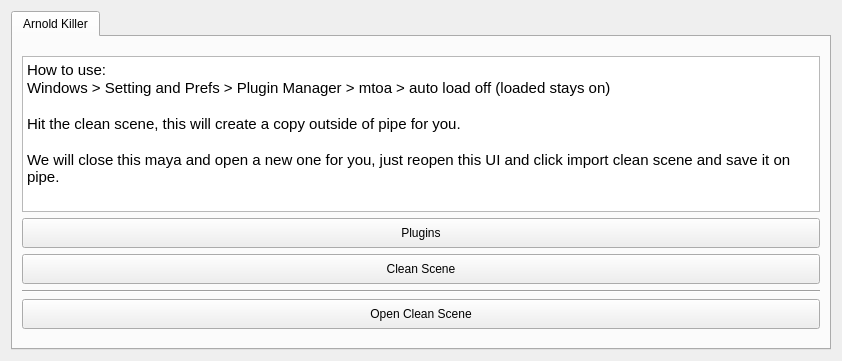
<?xml version="1.0" encoding="UTF-8"?>
<ui version="4.0">
 <class>Form</class>
 <widget class="QWidget" name="Form">
  <property name="geometry">
   <rect>
    <x>0</x>
    <y>0</y>
    <width>842</width>
    <height>361</height>
   </rect>
  </property>
  <property name="windowTitle">
   <string>Form</string>
  </property>
  <layout class="QGridLayout" name="gridLayout">
   <item row="0" column="1">
    <widget class="QTabWidget" name="tabWidget">
     <property name="currentIndex">
      <number>0</number>
     </property>
     <widget class="QWidget" name="tab">
      <attribute name="title">
       <string>Arnold Killer</string>
      </attribute>
      <layout class="QGridLayout" name="gridLayout_2">
       <item row="0" column="0">
        <layout class="QVBoxLayout" name="verticalLayout_2">
         <property name="topMargin">
          <number>10</number>
         </property>
         <property name="bottomMargin">
          <number>10</number>
         </property>
         <item>
          <widget class="QTextEdit" name="textEdit">
           <property name="html">
            <string>&lt;!DOCTYPE HTML PUBLIC &quot;-//W3C//DTD HTML 4.0//EN&quot; &quot;http://www.w3.org/TR/REC-html40/strict.dtd&quot;&gt;
&lt;html&gt;&lt;head&gt;&lt;meta name=&quot;qrichtext&quot; content=&quot;1&quot; /&gt;&lt;style type=&quot;text/css&quot;&gt;
p, li { white-space: pre-wrap; }
&lt;/style&gt;&lt;/head&gt;&lt;body style=&quot; font-family:'Cantarell'; font-size:11pt; font-weight:400; font-style:normal;&quot;&gt;
&lt;p style=&quot; margin-top:0px; margin-bottom:0px; margin-left:0px; margin-right:0px; -qt-block-indent:0; text-indent:0px;&quot;&gt;How to use:&lt;/p&gt;
&lt;p style=&quot; margin-top:0px; margin-bottom:0px; margin-left:0px; margin-right:0px; -qt-block-indent:0; text-indent:0px;&quot;&gt;Windows &amp;gt; Setting and Prefs &amp;gt; Plugin Manager &amp;gt; mtoa &amp;gt; auto load off (loaded stays on)&lt;/p&gt;
&lt;p style=&quot;-qt-paragraph-type:empty; margin-top:0px; margin-bottom:0px; margin-left:0px; margin-right:0px; -qt-block-indent:0; text-indent:0px;&quot;&gt;&lt;br /&gt;&lt;/p&gt;
&lt;p style=&quot; margin-top:0px; margin-bottom:0px; margin-left:0px; margin-right:0px; -qt-block-indent:0; text-indent:0px;&quot;&gt;Hit the clean scene, this will create a copy outside of pipe for you. &lt;/p&gt;
&lt;p style=&quot;-qt-paragraph-type:empty; margin-top:0px; margin-bottom:0px; margin-left:0px; margin-right:0px; -qt-block-indent:0; text-indent:0px;&quot;&gt;&lt;br /&gt;&lt;/p&gt;
&lt;p style=&quot; margin-top:0px; margin-bottom:0px; margin-left:0px; margin-right:0px; -qt-block-indent:0; text-indent:0px;&quot;&gt;We will close this maya and open a new one for you, just reopen this UI and click import clean scene and save it on pipe.&lt;/p&gt;&lt;/body&gt;&lt;/html&gt;</string>
           </property>
          </widget>
         </item>
         <item>
          <widget class="QPushButton" name="plugin_manager_button">
           <property name="minimumSize">
            <size>
             <width>0</width>
             <height>30</height>
            </size>
           </property>
           <property name="text">
            <string>Plugins</string>
           </property>
          </widget>
         </item>
         <item>
          <widget class="QPushButton" name="clean_arnold">
           <property name="minimumSize">
            <size>
             <width>0</width>
             <height>30</height>
            </size>
           </property>
           <property name="text">
            <string>Clean Scene</string>
           </property>
          </widget>
         </item>
         <item>
          <widget class="Line" name="line">
           <property name="orientation">
            <enum>Qt::Horizontal</enum>
           </property>
          </widget>
         </item>
         <item>
          <widget class="QPushButton" name="import_arnold_button">
           <property name="minimumSize">
            <size>
             <width>0</width>
             <height>30</height>
            </size>
           </property>
           <property name="text">
            <string>Open Clean Scene</string>
           </property>
          </widget>
         </item>
        </layout>
       </item>
      </layout>
     </widget>
    </widget>
   </item>
  </layout>
 </widget>
 <resources/>
 <connections/>
</ui>
